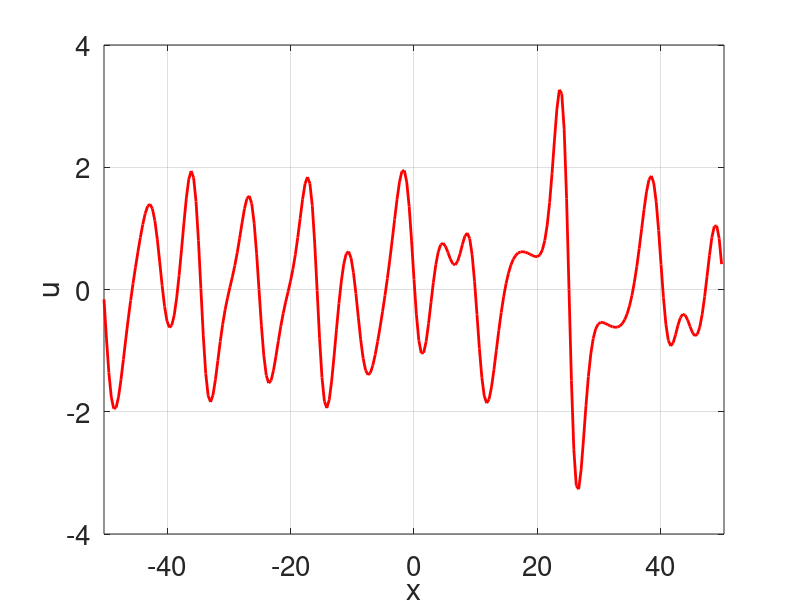
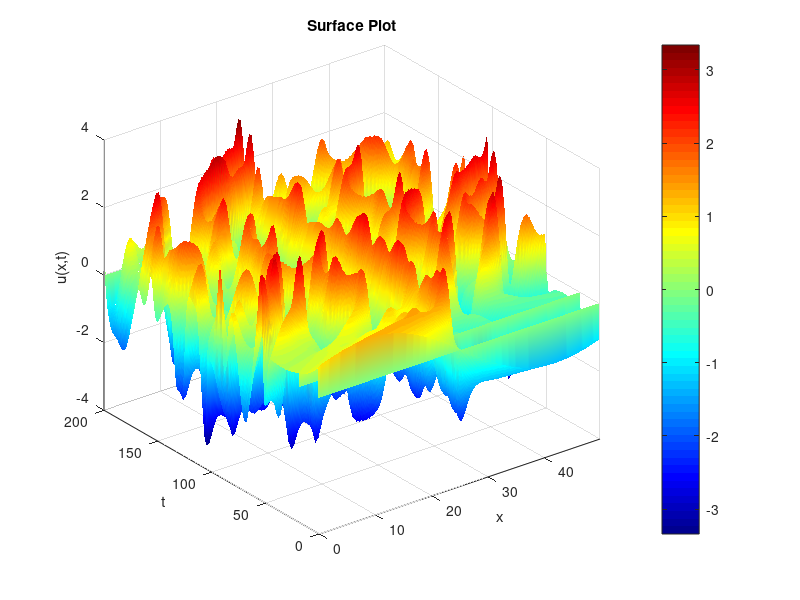
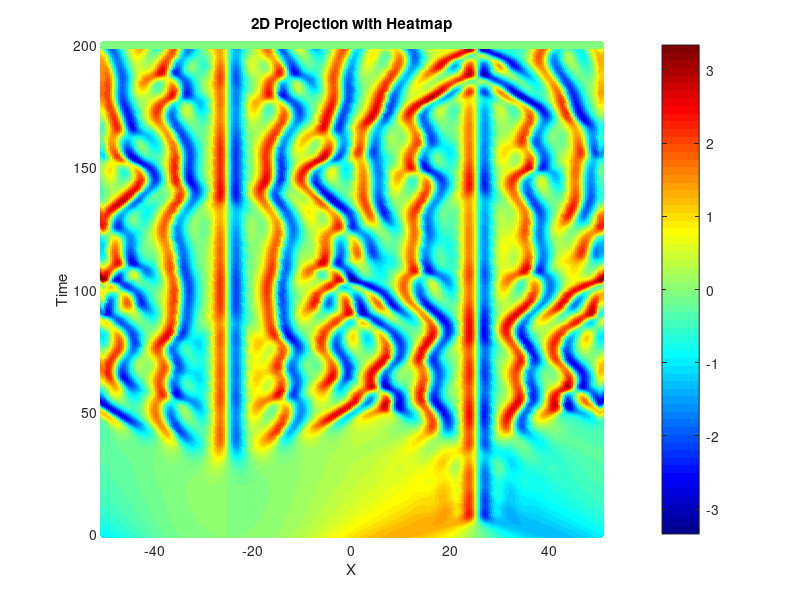

Write MATLAB code to recreate these figures, in order.
function KSrk()
close all
fsz = 20; % fontsize
% solves u_t = - u_{xx} - u_{xxxx} - (0.5u^2)_x

N = 256;
L = 32*pi;
x = linspace(-L/2,L/2,N+1);
x(end) = [];
k = -N/2 : (N/2 - 1); % wave numbers

% initial data
u0=cos(x/16).*(1+sin(x/16));

dt = 0.1; % time step

figure(1); clf; 
hpic = plot(x,u0,'LineWidth',2,'color','r'); % plot the initial condition for the solution to be computed
hold on;
xlabel('x','FontSize',fsz);
ylabel('u','FontSize',fsz);
set(gca,'FontSize',fsz);
grid
drawnow
pad=0.1*(max(abs(u0)));
xlim([-L/2 L/2 ]);

tmax = 200;
t = 0;
u_all = zeros(N,tmax/dt+1);

freq = k.*(2*pi/L); % frequencies
freq2 = freq.^2;
freq4 = freq2.^2;
e3=exp((freq2 - freq4)*dt); % in the Fourier space, uhat = e3.*vhat

while (t<tmax) 
    t=t+dt;
    vhat=fftshift(fft(u0)); % v in the Fourier space
    % RK4 step in the Fourier space
    k1=rhs(0,vhat);
    k2=rhs(0.5*dt,vhat+0.5*dt*k1);
    k3=rhs(0.5*dt,vhat+0.5*dt*k2);
    k4=rhs(dt,vhat+dt*k3);
    vhat_new=vhat+dt*(k1+2*k2+2*k3+k4)/6;
    % return to the original space and the original variable u
    unew=ifft(ifftshift(e3.*vhat_new)); % return to u in the x-space
    u0=unew;
    set(hpic,'xdata',x,'ydata',real(unew));
    %drawnow
    u_all(:,floor(t/dt)) = transpose(real(u0));
end

% Plot the surface
figure;
[T, X] = meshgrid( 0:dt:tmax, -L/2:L/(N-1) :L/2 );
surf(X, T, u_all, 'EdgeColor', 'none');
title('Surface Plot');
xlim([0, x(end)])
xlabel('x');
ylabel('t');
zlabel('u(x,t)');
 
% Apply color mapping using imagesc
colormap('jet');  % Choose a color map
shading interp;  % Interpolate colors between vertices
colorbar;  % Display color bar
 
% Step 2: Get coordinates and color data
coords = [T(:), X(:), u_all(:)];  % Combine X, Y, and Z coordinates
colors = u_all(:);               % Use Z values as color data
 
% Step 3: Project coordinates onto a 2D plane
proj_coords = coords(:, 1:2); % Use X and Y coordinates
 
% Step 4: Create a 2D scatter plot with a heatmap color map
figure;
scatter(proj_coords(:, 2), proj_coords(:, 1), [], colors, 'filled');
xlim([-L/2, L/2])
 
% Apply color mapping using imagesc
colormap('jet');  % Choose a color map
shading interp;  % Interpolate colors between vertices
colorbar;  % Display color bar
 
xlabel('X');
ylabel('Time');
title('2D Projection with Heatmap');
 
% Add color bar
colorbar;

end
%%
function RHSvhat=rhs(dt,vhat)
% v should be a row vector
% RHSvhat = - e^{-tL}(1i*k*hat{(e^{tL}v)^2/2} 
N=size(vhat,2);
L = 32*pi;
k=-N/2 : (N/2 - 1);
freq =k.*(2*pi/L);
freq2 = freq.^2;
freq4 = freq2.^2;
e3=exp((freq2 - freq4)*dt); % in the Fourier space, uhat = e3.*vhat
em3=exp((-freq2 + freq4)*dt); % in the Fourier space, uhat = e3.*vhat
vhat1=vhat.*e3;          % e^{tL}v in the Fourier space 
v1=ifft(ifftshift(vhat1));      % exp(tL)v in the x-space
v2=0.5*v1.^2;          % [exp(tL)v]^2 in the x-space
RHSvhat=-em3.*(1i*freq).*fftshift(fft(v2)); % exp(-tL)[[(exp(tL)v)]_x] in the Fourier space
end
